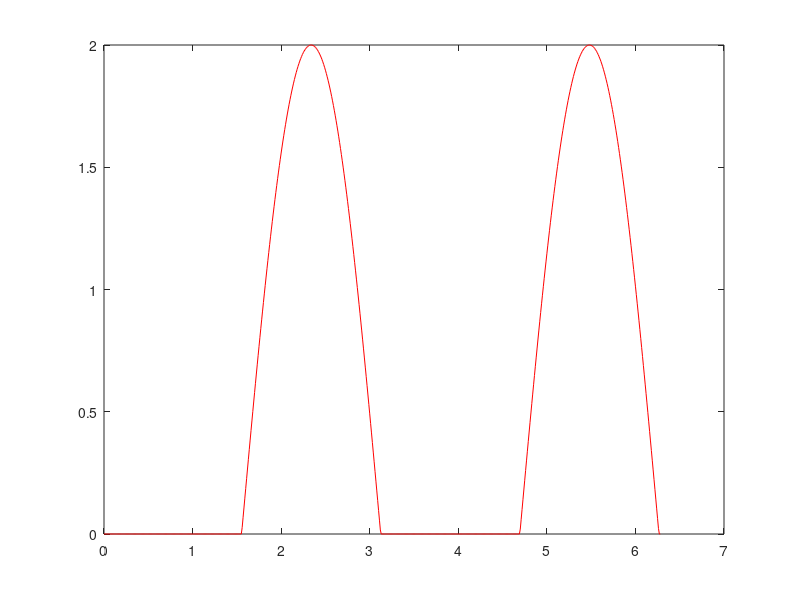

The MATLAB script that drew this image:
close all;

blades = 2;
rpm = pi/90;
alpha = 0.0:0.01:2*pi;

rho = abs(sin(blades *alpha+ rpm)) - sin(blades * alpha+ rpm);
plot(alpha, rho, 'r');

